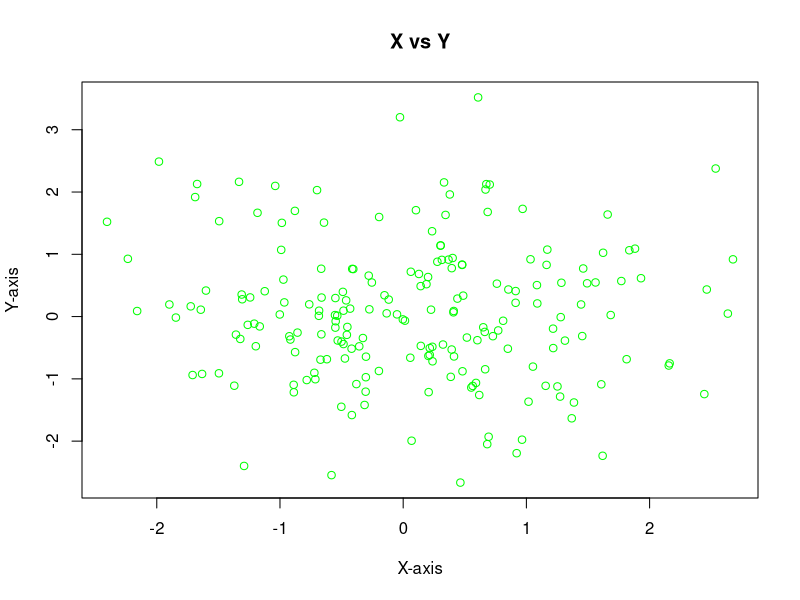
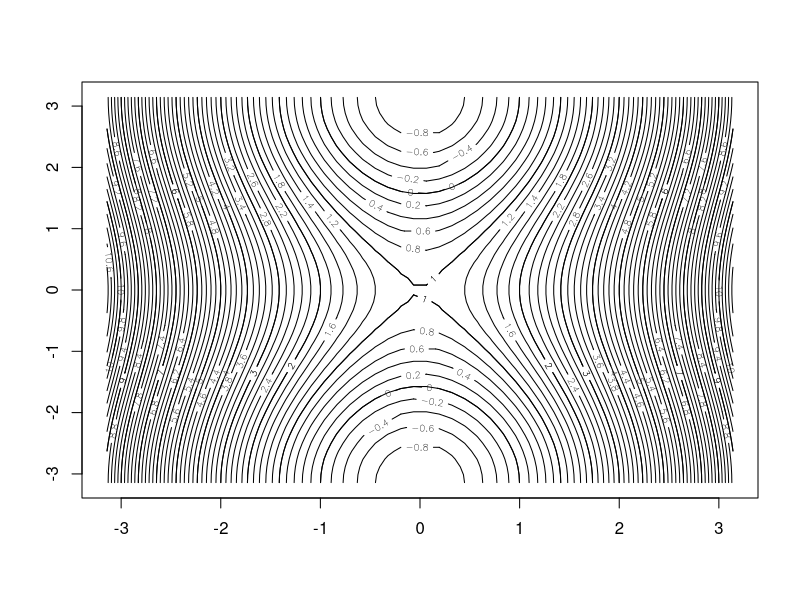
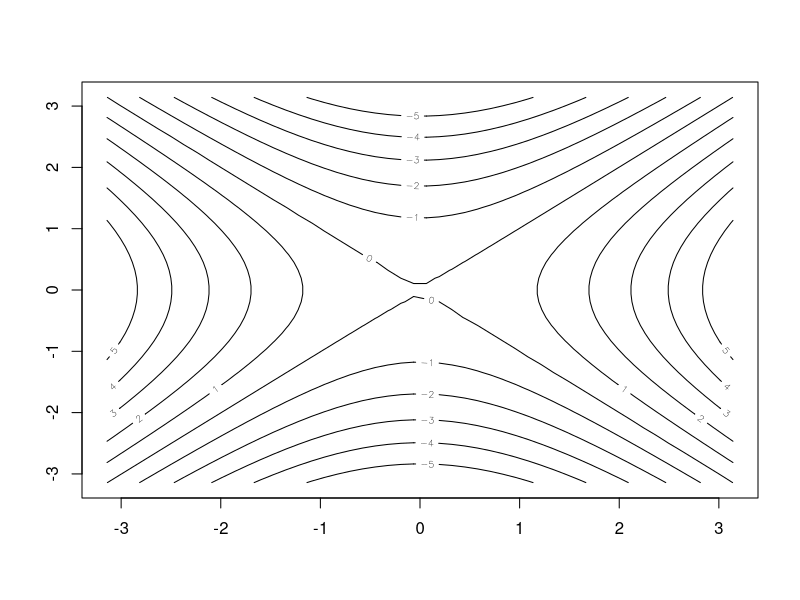
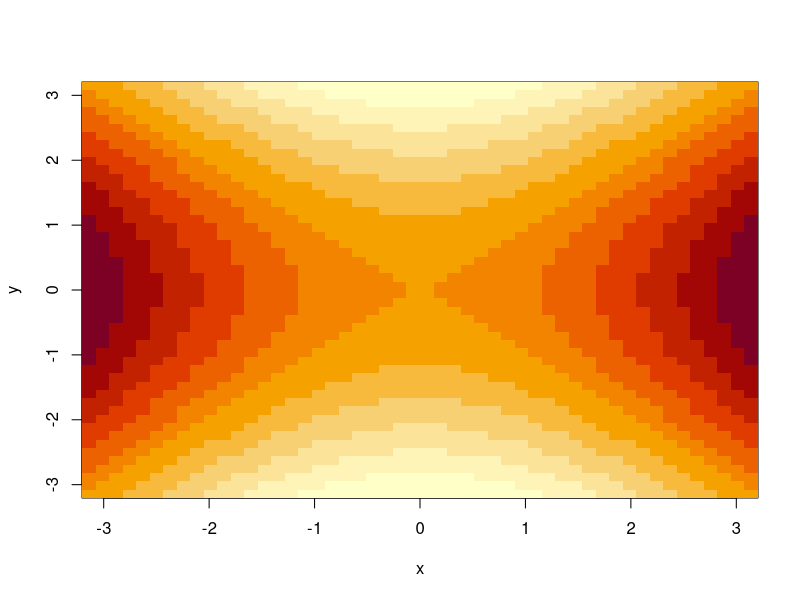
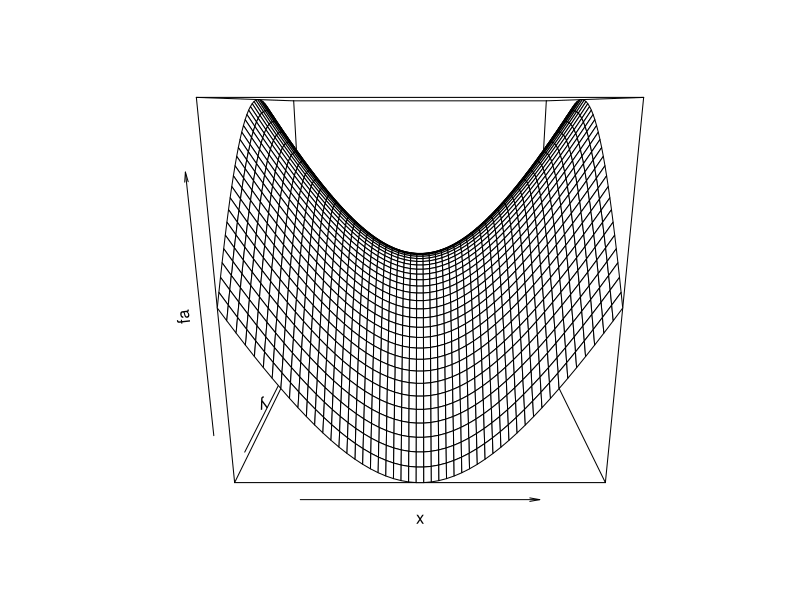
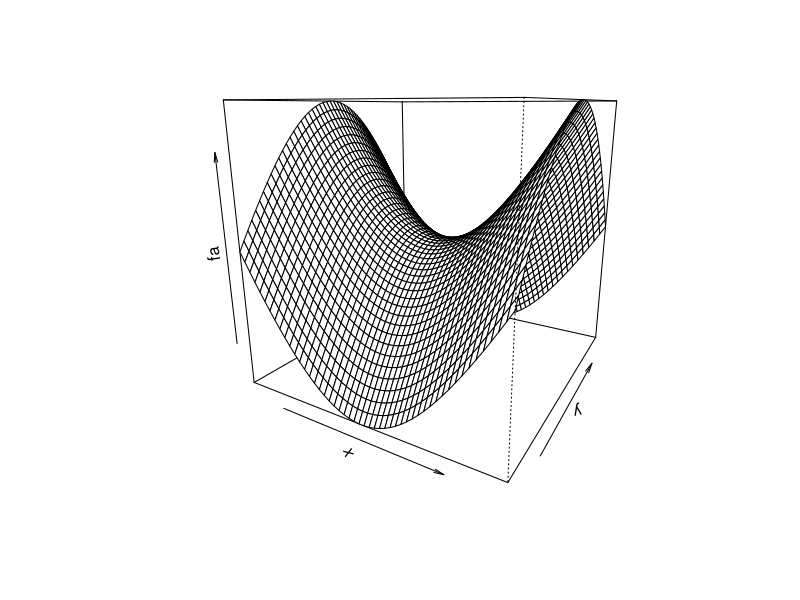
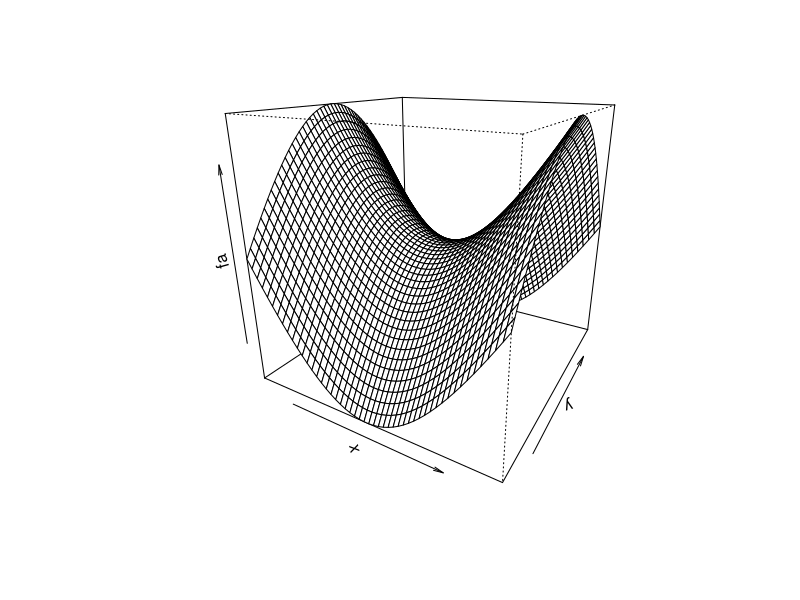
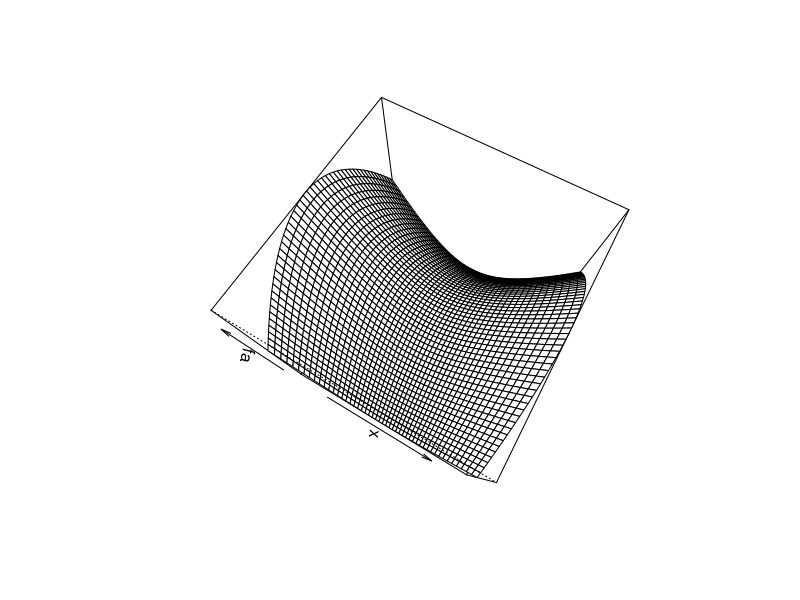

Here is the R script that generated these plots, in order:
## ---- chunk 1
knitr::opts_chunk$set(echo = TRUE)
## ---- chunk 2
x <- c(1,3,2,5)
print(x)
## ---- chunk 3
y = c(1,2,4,5)
print(y)
## ---- chunk 4
length(x)
length(y)
print(x+y)
## ---- chunk 5
ls()
rm(y)
#it is also possible to remove all objets at once.
#rm(list=ls())

## ---- chunk 6
?matrix
## ---- chunk 7
x <- matrix(data = c(1,2,3,4,5,6),nrow = 3,ncol = 2)
print(x)
## ---- chunk 8
x <- matrix(c(1,2,3,4,5,6),3,2)
print(x)
## ---- chunk 9
x <- matrix(c(1,2,3,4,5,6),3,2,byrow = TRUE)
print(x)
## ---- chunk 10
print(sqrt(x))
print(x^2)
## ---- chunk 11
x <- rnorm(100)
y <- x+rnorm(100,mean = 50, sd = 0.1)
cor(x,y)
## ---- chunk 12
set.seed(3)
y <- rnorm(100)
print(mean(y))
print(var(y))
print(sd(y))
print(sqrt(sd(y)))
## ---- chunk 13
x <- rnorm(200)
y <- rnorm(200)
plot(x,y,xlab = "X-axis",ylab = "Y-axis",main = "X vs Y",col='green')
## ---- chunk 14
pdf("figure.pdf")
plot(x,y,col="red")
dev.off()
## ---- chunk 15
x<- seq(1,10)
print(x)
## ---- chunk 16
x<- 1:10
print(x)
## ---- chunk 17
x <- seq(-pi,pi,length=50)
print(x)
## ---- chunk 18
y = x
f = outer(X = x,Y = y,FUN = function(x,y)cos(y)/1+x^2)
contour(x,y,f)
contour(x,y,f,nlevels = 45,add = T)
fa = (f-t(f))/2
contour(x,y,fa,nlevels = 15)
## ---- chunk 19
image(x,y,fa)
persp(x,y,fa)
persp(x,y,fa,theta = 30)
persp(x,y,fa,theta = 30,phi = 20)
persp(x,y,fa,theta = 30,phi = 70)
persp(x,y,fa,theta = 30,phi = 40)
